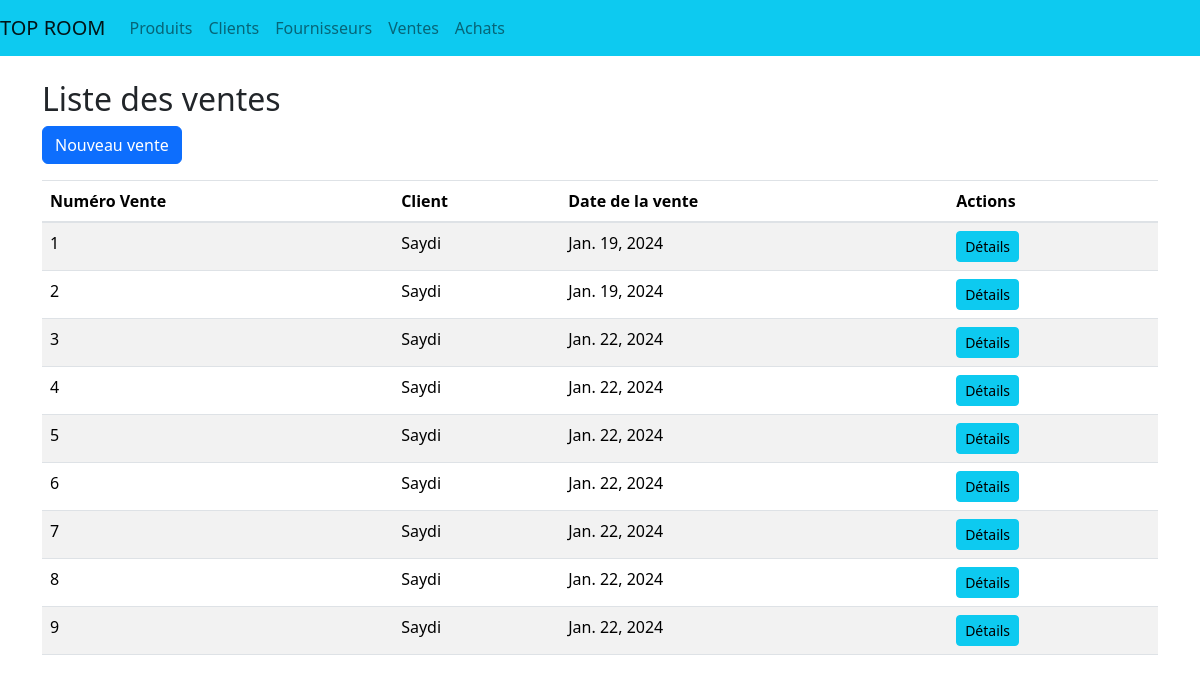
The app's page /ventes/ with its own data.
### stockage/models.py (models this page shows, shortened)
class Vente(models.Model):
    client = models.ForeignKey(Client, on_delete=models.CASCADE)
    produits = models.ManyToManyField(Produit, through='LigneVente')
    date_vente = models.DateField(auto_now_add=True)

class Client(models.Model):
    nom = models.CharField(max_length=100)
    telephone = models.CharField(max_length=200)
    def __str__(self):
        return self.nom

### stockage/views.py (the view)
# urls.py: path('ventes/', VenteListView.as_view(), name='vente_list'),
class VenteListView(View):
    template_name = 'vente_list.html'
    def get(self, request):
        ventes = Vente.objects.all()
        return render(request, self.template_name, {'ventes': ventes})

### stockage/templates/vente_list.html (shortened to what this page needs)
{% extends 'base.html' %}
{% block content %}
    <h2>Liste des ventes</h2>
    <a class="btn btn-primary" href="{% url 'nouvelle_vente' %}">Nouveau vente</a>
    <table class="table table-striped mt-3">
        <thead>
            <tr>
                <th scope="col">Numéro Vente</th>
                <th scope="col">Client</th>
                <th scope="col">Date de la vente</th>
                <th scope="col">Actions</th>
            </tr>
        </thead>
        <tbody>
            {% for vente in ventes %}
                <tr>
                    <td>{{ vente.id }}</td>
                    <td>{{ vente.client }}</td>
                    <td>{{ vente.date_vente }}</td>
                    <td>
                        <a class="btn btn-info btn-sm" href="{% url 'vente_detail' pk=vente.pk %}">Détails</a>
                    </td>
                </tr>
            {% endfor %}
        </tbody>
    </table>
{% endblock %}

### stockage/templates/base.html (shortened to what this page needs)
<!DOCTYPE html>
<html lang="fr">
<head>
    <link rel="stylesheet" href="https://stackpath.bootstrapcdn.com/bootstrap/4.5.2/css/bootstrap.min.css">
    {% load pwa %}
    {% load bootstrap5 %}
    {% bootstrap_css %}
</head>
<body>
<nav class="navbar navbar-expand-lg navbar-light bg-info">
    <a class="navbar-brand" href="{% url 'dashboard' %}">TOP ROOM</a>
    <div class="collapse navbar-collapse" id="navbarNav">
        <ul class="navbar-nav">
            <li class="nav-item">
                <a class="nav-link" href="{% url 'produit_list' %}">Produits</a>
            </li>
            <li class="nav-item">
                <a class="nav-link" href="{% url 'client_list' %}">Clients</a>
            </li>
            <li class="nav-item">
                <a class="nav-link" href="{% url 'fournisseur_list' %}">Fournisseurs</a>
            </li>
            <li class="nav-item">
                <a class="nav-link" href="{% url 'vente_list' %}">Ventes</a>
            </li>
            <li class="nav-item">
                <a class="nav-link" href="#">Achats</a>
            </li>
        </ul>
    </div>
</nav>
<div class="container mt-4">
    {% block content %}{% endblock %}
</div>
</body>
</html>

### records on screen
Vente: id "1", client "Saydi", date_vente "Jan. 19, 2024"
Vente: id "2", client "Saydi", date_vente "Jan. 19, 2024"
Vente: id "3", client "Saydi", date_vente "Jan. 22, 2024"
Vente: id "4", client "Saydi", date_vente "Jan. 22, 2024"
Vente: id "5", client "Saydi", date_vente "Jan. 22, 2024"
Vente: id "6", client "Saydi", date_vente "Jan. 22, 2024"
Vente: id "7", client "Saydi", date_vente "Jan. 22, 2024"
Vente: id "8", client "Saydi", date_vente "Jan. 22, 2024"
Vente: id "9", client "Saydi", date_vente "Jan. 22, 2024"
